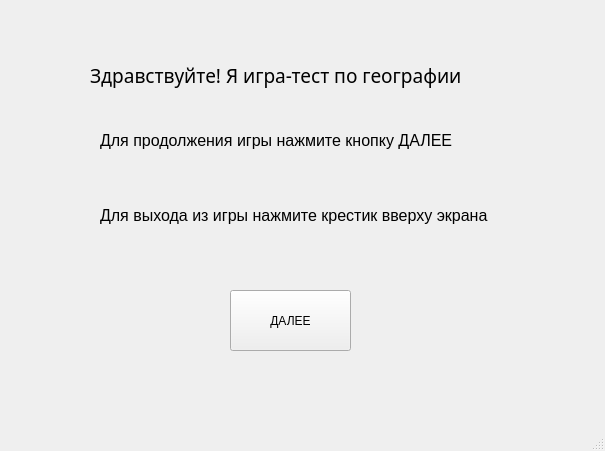
<?xml version="1.0" encoding="UTF-8"?>
<ui version="4.0">
 <class>MainWindow</class>
 <widget class="QMainWindow" name="MainWindow">
  <property name="geometry">
   <rect>
    <x>0</x>
    <y>0</y>
    <width>605</width>
    <height>451</height>
   </rect>
  </property>
  <property name="windowTitle">
   <string>MainWindow</string>
  </property>
  <widget class="QWidget" name="centralwidget">
   <widget class="QLabel" name="label">
    <property name="geometry">
     <rect>
      <x>90</x>
      <y>10</y>
      <width>411</width>
      <height>131</height>
     </rect>
    </property>
    <property name="font">
     <font>
      <family>MS Reference Sans Serif</family>
      <pointsize>14</pointsize>
     </font>
    </property>
    <property name="text">
     <string>Здравствуйте! Я игра-тест по географии</string>
    </property>
   </widget>
   <widget class="QPushButton" name="pushButton_2">
    <property name="geometry">
     <rect>
      <x>230</x>
      <y>290</y>
      <width>121</width>
      <height>61</height>
     </rect>
    </property>
    <property name="text">
     <string>ДАЛЕЕ</string>
    </property>
   </widget>
   <widget class="QLabel" name="label_2">
    <property name="geometry">
     <rect>
      <x>100</x>
      <y>110</y>
      <width>391</width>
      <height>61</height>
     </rect>
    </property>
    <property name="font">
     <font>
      <pointsize>12</pointsize>
     </font>
    </property>
    <property name="text">
     <string>Для продолжения игры нажмите кнопку ДАЛЕЕ</string>
    </property>
   </widget>
   <widget class="QLabel" name="label_3">
    <property name="geometry">
     <rect>
      <x>100</x>
      <y>170</y>
      <width>421</width>
      <height>91</height>
     </rect>
    </property>
    <property name="font">
     <font>
      <pointsize>12</pointsize>
     </font>
    </property>
    <property name="text">
     <string>Для выхода из игры нажмите крестик вверху экрана</string>
    </property>
   </widget>
  </widget>
  <widget class="QMenuBar" name="menubar">
   <property name="geometry">
    <rect>
     <x>0</x>
     <y>0</y>
     <width>605</width>
     <height>21</height>
    </rect>
   </property>
  </widget>
  <widget class="QStatusBar" name="statusbar"/>
 </widget>
 <resources/>
 <connections/>
</ui>
